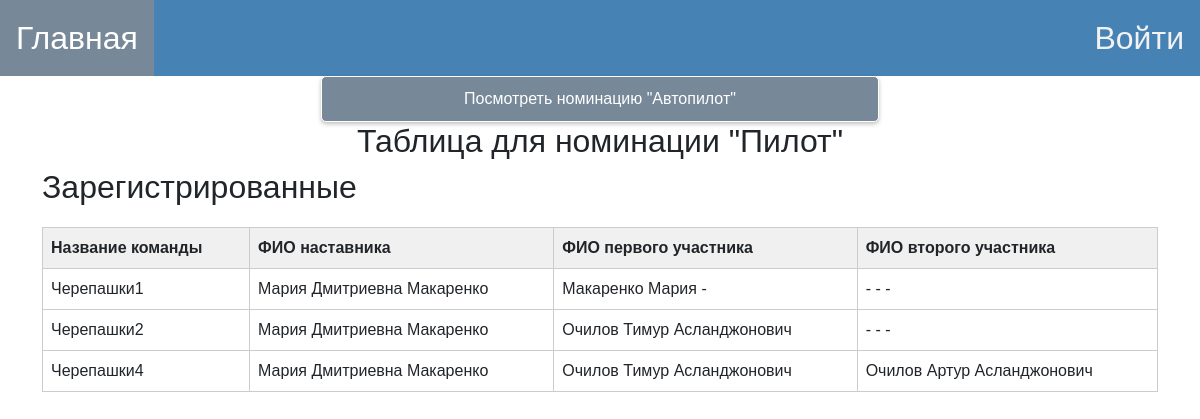
Before: /table/pilot/8 with the older database file.
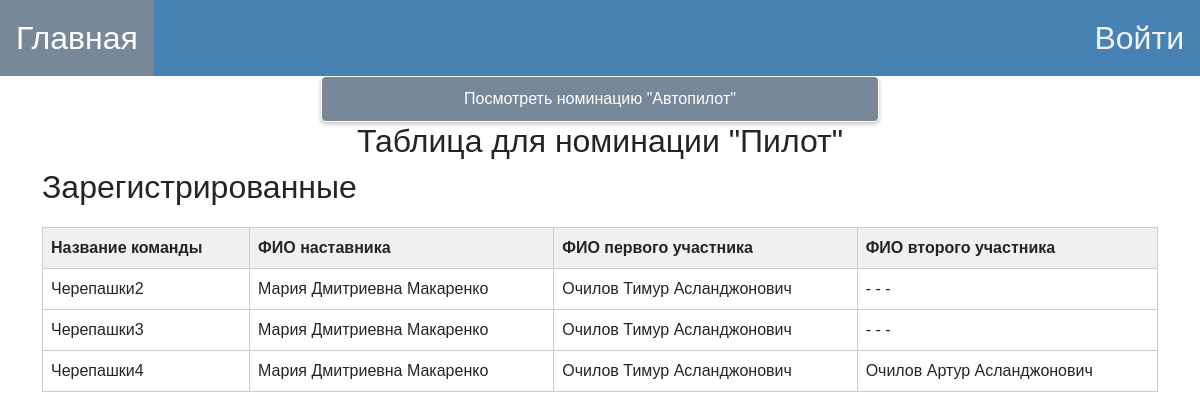
After: the same page with the newer database file.
### for_work_with_database/class_db_team.py (models this page shows)
class TeamDB(SqlAlchemyBase):
    __tablename__ = 'teams'
    id = sqlalchemy.Column(sqlalchemy.Integer, primary_key=True, autoincrement=True)
    name_command = sqlalchemy.Column(sqlalchemy.String)
    name_of_organization = sqlalchemy.Column(sqlalchemy.String)
    first_score = sqlalchemy.Column(sqlalchemy.Text)
    second_score = sqlalchemy.Column(sqlalchemy.Text)
    nomination = sqlalchemy.Column(sqlalchemy.Integer)
    competition_id = sqlalchemy.Column(sqlalchemy.Integer)
    manager = sqlalchemy.Column(sqlalchemy.String)
    number_phone_of_manager = sqlalchemy.Column(sqlalchemy.String)
    email_of_manager = sqlalchemy.Column(sqlalchemy.String)
    name_first_member = sqlalchemy.Column(sqlalchemy.String)
    last_name_first_member = sqlalchemy.Column(sqlalchemy.String)
    middle_name_first_member = sqlalchemy.Column(sqlalchemy.String)
    date_birthday_first_member = sqlalchemy.Column(sqlalchemy.String)
    certificate_PFDO_first_member = sqlalchemy.Column(sqlalchemy.String)
    name_second_member = sqlalchemy.Column(sqlalchemy.String)
    middle_name_second_member = sqlalchemy.Column(sqlalchemy.String)
    last_name_second_member = sqlalchemy.Column(sqlalchemy.String)
    date_birthday_second_member = sqlalchemy.Column(sqlalchemy.String)
    certificate_PFDO_second_member = sqlalchemy.Column(sqlalchemy.String)
    final_top = sqlalchemy.Column(sqlalchemy.Integer)
    final_score = sqlalchemy.Column(sqlalchemy.Integer)
    random_queue = sqlalchemy.Column(sqlalchemy.Integer)

### main.py (the view, shortened to what this page needs)
@app.route("/table/<string:nomination_name>/<int:id>")
@limiter.limit("5/second")
def show_table(nomination_name, id):
    nomination_id = find_nominatation_id_by_name(nomination_name)
    sess = db_session.create_session()
    print(TeamDB.competition_id)
    members = sess.query(TeamDB).filter(TeamDB.nomination == nomination_id, TeamDB.competition_id == id)
    print(members)
    competition = sess.query(Competition).filter(Competition.id == id).first()
    string_date, string_time = competition.date_of_ending_registration_members.split("T")
    string_time = string_time.split(":")
    string_date = string_date.split("-")
    close_of_registration = datetime.datetime(day=int(string_date[2]), month=int(string_date[1]),
                                              year=int(string_date[0]), hour=int(string_time[0]),
                                              minute=int(string_time[1]))
    nomination_name_for_table_head = find_nominatation_name_by_id(nomination_id)
    now_datetime = datetime.datetime.now()
    started_of_competition = False
    sess.close()
    return render_template("show_table_of_competition.html", nomination=nomination_id, members=members,
                           competition=competition, started_of_competition=started_of_competition,
                           nomination_show=nomination_name_for_table_head)

### for_work_with_database/db_session.py (called while the page is built)
def create_session() -> Session:
    global __factory
    return __factory()

### main.py (called while the page is built)
def find_nominatation_id_by_name(name_of_nomination):
    if name_of_nomination == "pilot":
        return 1
    return 2

def find_nominatation_name_by_id(name_of_nomination):
    if name_of_nomination == 1:
        return "Пилот"
    return "Автопилот"

### templates/show_table_of_competition.html (shortened to what this page needs)
{% extends "base.html" %}
{% block content %}
<body>
<div align="center">
    {% if nomination_show == "Пилот" %}
    <a href="/table/autopilot/{{competition.id}}">
        <button class="green_button" style="width: 50%">Посмотреть номинацию "Автопилот"</button></a>
    {% else %}
    <a href="/table/pilot/{{competition.id}}">
        <button class="green_button" style="width: 50%">Посмотреть номинацию "Пилот"</button></a>
    {% endif %}
</div>
<h2 align="center">Таблица для номинации "{{ nomination_show }}"</h2>
{% if started_of_competition %}
    <div class="tabs">
        {% if started_of_competition%}
        <div class="tab active" onclick="changeTab(0)">Зарегистрированные</div>
        <div class="tab" onclick="changeTab(1)">Итог</div>
        {% endif %}
        <div class="tab" onclick="changeTab(2)">Жеребьёвка</div>
    </div>
    <div class="tab-content active">
        <table>
            <thead>
            <tr>
                <th>Название команды</th>
                <th>ФИО наставника</th>
                <th>ФИО первого участника</th>
                <th>ФИО второго участника</th>
                {% if user.is_authenticated %}
                    {% if user.role_id == 1 %}
                        <th></th>
                    {% endif %}
                {% endif %}
            </tr>
            </thead>
            <tbody>
            {% for team in members%}
            <tr>
                <td>{{team.name_command}}</td>
                <td>{{team.manager}}</td>
                <td>{{team.last_name_first_member}} {{team.name_first_member}} {{team.middle_name_first_member}}</td>
                <td>{{team.last_name_second_member}} {{team.name_second_member}} {{team.middle_name_second_member}}</td>
                {% if current_user.is_authenticated %}
                    {% if current_user.role_id == 1 %}
                        <td>
                            <a href="/redact_team/{{ team.id }}">
                                <button class="green_button">Изменить</button>
                            </a>
                        </td>
                    {% endif %}
                {% endif %}
            </tr>
            {%endfor%}
            </tbody>
        </table>
    </div>
    <div class="tab-content">
        <table>
            <thead>
            <tr>
                <th>Название команды</th>
                <th>ФИО Наставника</th>
                <th>ФИО Первого участника</th>
                <th>ФИО Второго участника</th>
            </tr>
            </thead>
            <tbody>
            <tr>
                <td>Круто!</td>
                <td>Очилов Тимур Асланджонович</td>
                <td>Очилов Тимур Асланджонович</td>
                <td>Очилов Тимур Асланджонович</td>
            </tr>
            </tbody>
        </table>
    </div>
    <div class="tab-content">
        <table>
            <thead>
            <tr>
                <th>Место</th>
                <th>Название команды</th>
                <th>ФИО Наставника</th>
                <th>ФИО Первого участника</th>
                <th>ФИО Второго участника</th>
                <th>Балл</th>
                {% if current_user.is_authenticated %}
                    {% if current_user.role_id == 1 %}
                        <th></th>
                    {% endif %}
                {% endif %}
            </tr>
            </thead>
            <tbody>
            {% for team in final_members_of_competition%}
            <tr>
                <td>{{team.members_random_queue}}</td>
                <td>{{team.name_command}}</td>
                <td>{{team.manager}}</td>
                <td>{{team.last_name_first_member}} {{team.name_first_member}} {{team.middle_name_first_member}}</td>
                <td>{{team.last_name_second_member}} {{team.name_second_member}} {{team.middle_name_second_member}}</td>
                {% if current_user.is_authenticated %}
                    {% if current_user.role_id == 1 %}
                        <td>
                            <a href="/redact_team/{{ team.id }}">
                                <button class="green_button">Изменить</button>
                            </a>
                        </td>
                    {% endif %}
                {% endif %}
            </tr>
            {% endfor %}
            </tbody>
        </table>
    </div>
{% else %}
    <h2>Зарегистрированные</h2>
    <table>
        <thead>
        <tr>
            <th>Название команды</th>
            <th>ФИО наставника</th>
            <th>ФИО первого участника</th>
            <th>ФИО второго участника</th>
        </tr>
        </thead>
        <tbody>
        {% for team in members%}
        <tr>
            <td>{{team.name_command}}</td>
            <td>{{team.manager}}</td>
            <td>{{team.last_name_first_member}} {{team.name_first_member}} {{team.middle_name_first_member}}</td>
            <td>{{team.last_name_second_member}} {{team.name_second_member}} {{team.middle_name_second_member}}</td>
        </tr>
        {%endfor%}
        </tbody>
    </table>
{% endif %}
</body>
<head>
</head>
</html>
{% endblock %}

### templates/base.html (shortened to what this page needs)
<!DOCTYPE html>
<html lang="en">
<head>
    <link href="https://cdn.jsdelivr.net/npm/bootstrap@5.0.2/dist/css/bootstrap.min.css" rel="stylesheet"
>
    <link rel="stylesheet" href="{{ url_for('static',filename='styles/style.css') }}">
    <div class="topnav">
        <a class="active" href="/">Главная</a>
        {% if not current_user.is_authenticated%}
            <a href="/login_user" style="float: right">Войти</a>
        {% else %}
            <a href="/" style="float: right">
                {{current_user.name}} {{current_user.last_name}}
            </a>
            <a href="/logout" style="float: right"><font color="red">Выйти</font></a>
        {% endif %}
    </div>
</head>
<main role="main" class="container">
    {% block content %}{% endblock %}
</html>

### static/styles/style.css (style rules this page uses)
.topnav { background-color: #4682B4; overflow: hidden; }
.topnav a { float: left; color: #f2f2f2; text-align: center; padding: 14px 16px; text-decoration: none; font-size: 200%; }
.topnav a.active { background-color: #778899; color: white; }
a { text-decoration: none; }
button.green_button { background-color: #778899; color: white; border: none; padding: 10px 20px; border-radius: 5px; box-shadow: 0px 2px 4px rgba(0, 0, 0, 0.25); font-size: 16px; border: 1px solid white; }

### templates/show_table_of_competition.html (style rules this page uses)
body { font-family: Arial, sans-serif; }
table { width: 100%; border-collapse: collapse; margin-top: 20px; }
th, td { border: 1px solid #ccc; padding: 8px; text-align: left; }
th { background-color: #f0f0f0; }

Changed rows visible on the page:
no longer on this page (row edited): TeamDB: name_command "Черепашки1", manager "Мария Дмитриевна Макаренко", last_name_first_member "Макаренко", name_first_member "Мария", middle_name_first_member "-", last_name_second_member "-", name_second_member "-", middle_name_second_member "-"
now on this page (row edited): TeamDB: name_command "Черепашки3", manager "Мария Дмитриевна Макаренко", last_name_first_member "Очилов", name_first_member "Тимур", middle_name_first_member "Асланджонович", last_name_second_member "-", name_second_member "-", middle_name_second_member "-"
